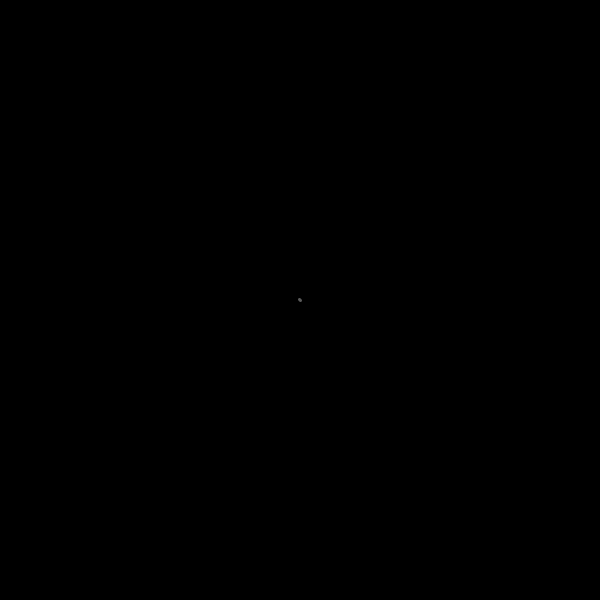
Frame 1 (no input)
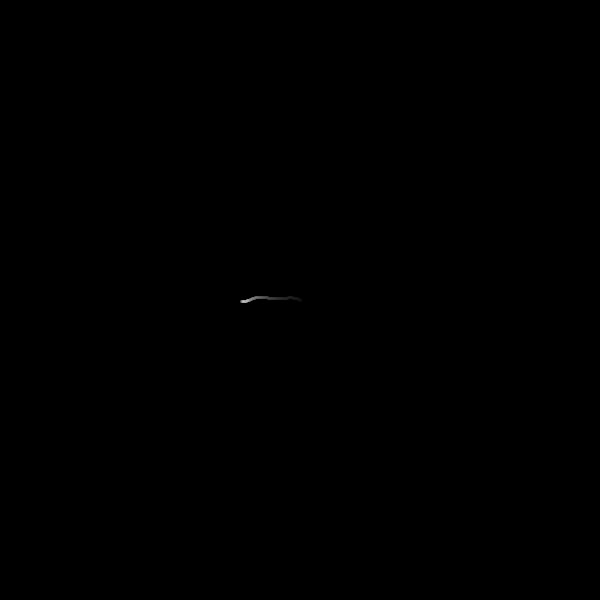
Frame 60 (the mouse pressed at the canvas centre just before this capture)
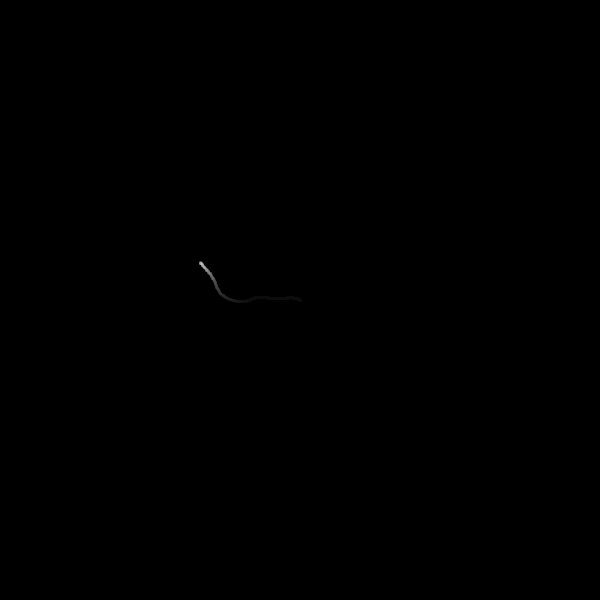
Frame 120 (the mouse held since frame 60 and released just before this capture)

The Processing sketch that drew these frames (run headless with seeded random() and noise(); from frame 60 on, the mouse is pressed at the canvas centre):

// Processing sketch: perlin
// ── perlin.pde
PVector p;
PVector pOld;
float stepSize = 1;
float noiseScale = 100; 
float noiseStrength = 10;

float noiseZ, noiseZVelocity = 0.01;
float angle;
float strokeWidth = 0.3;

void setup(){
  size(600,600);
  p = new PVector(width/2, height/2);
  pOld = p.copy();
  smooth();
 // frameRate(4);
  background(0);
  
}

void draw(){
  fill(0, 10);
  noStroke();
  rect(0,0,width,height);

  stroke(255, 90);
  
    angle = noise(p.x/noiseScale, p.y/noiseScale, noiseZ) * noiseStrength;
    p.x += cos(angle) * stepSize;
    p.y += sin(angle) * stepSize;
    
    // offscreen wrap
    if (p.x<-10) p.x=pOld.x=width+10;
    if (p.x>width+10) p.x=pOld.x=-10;
    if (p.y<-10) p.y=pOld.y=height+10;
    if (p.y>height+10) p.y=pOld.y=-10;
    
    strokeWeight(3);
    line(pOld.x,pOld.y, p.x,p.y);

    pOld.set(p);
    noiseZ += noiseZVelocity;

}
